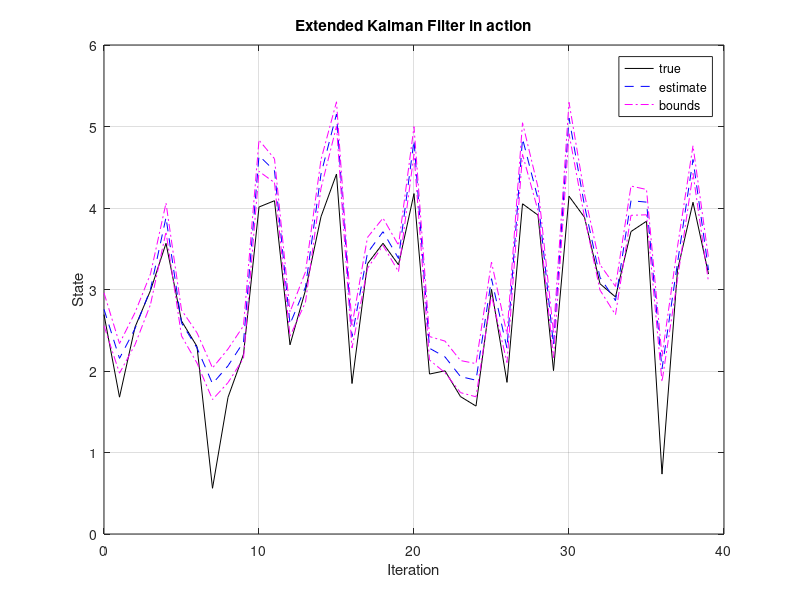

This figure's MATLAB source:
% xk+1 = sqrt(5+xk)+wk
% yk = xk^3 + vk

SigmaW = 1; % process noise covariance 
SigmaV = 2; % sensor noise covariance
maxIter = 40;

xtrue = 2 + randn(1); % true sys initial state
xhat = 2; % KF initial estimate 
SigmaX = 1; % KF covariance
u = 0; % initial driving i/p

% storage for true state, estimated state and covariance of estimated state 
xstore = zeros(maxIter + 1, length(xtrue)); xstore(1,:) = xtrue;
xhatstore = zeros(maxIter, length(xhat));
SigmaXstore = zeros(maxIter, length(xhat)^2);

for k = 1:maxIter

    Ahat = 0.5/sqrt(5 + xhat); Bhat = 1;

    % state estimate time update
    xhat = sqrt(5+xhat);

    % error covariance time update
    SigmaX = Ahat*SigmaX*Ahat' + Bhat*SigmaW*Bhat';

    % i/p signal u and o/p signal y
    w = chol(SigmaW)'*randn(1);
    v = chol(SigmaV)'*randn(1);
    ytrue = xtrue^3 + v; % y based on present x and u
    xtrue = sqrt(5+xtrue) + w;% future x based on present u

    % estimate sys o/p
    Chat = 3*xhat^2; Dhat = 1;
    yhat = xhat^3;

    % find kalman filter gain matrix
    SigmaY = Chat*SigmaX*Chat' + Dhat*SigmaV*Dhat';
    L = SigmaX*Chat'/SigmaY;

    % state estimate measurement update
    xhat = xhat + L*(ytrue - yhat);
    xhat = max(-5, xhat); % to stop xhat taking -ve value

    % error covariance measurement update
    SigmaX = SigmaX - L*SigmaY*L';
    [~, S, V] = svd(SigmaX);
    HH = V*S*V';
    SigmaX = (SigmaX + SigmaX' + HH + HH')/4;
    
    xstore(k+1, :) = xtrue; xhatstore(k,:) = xhat;
    SigmaXstore(k,:) = (SigmaX(:))';
end

figure(1); clf; t = 0:maxIter - 1;
plot(t, xstore(1:maxIter), 'k-', t, xhatstore, 'b--', ...
    t,xhatstore+3*sqrt(SigmaXstore), 'm-.', ...
    t, xhatstore-3*sqrt(SigmaXstore), 'm-.'); grid;
legend('true', 'estimate', 'bounds');
xlabel('Iteration'); ylabel('State');
title('Extended Kalman Filter in action');